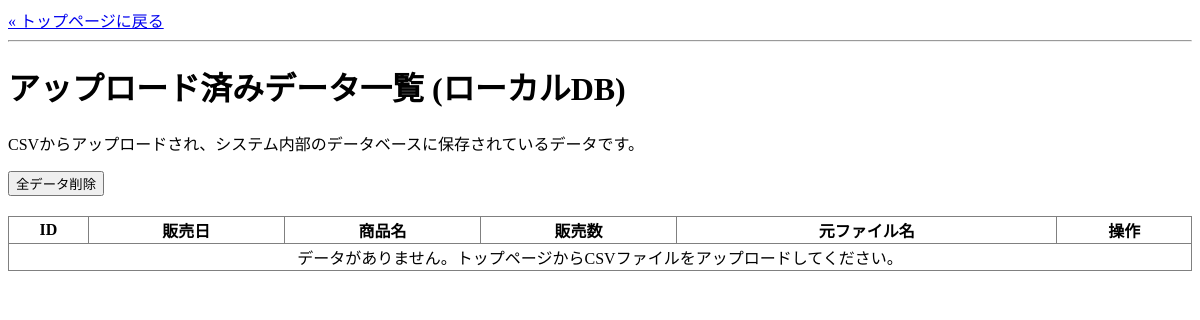
Page /data on the earlier database version.
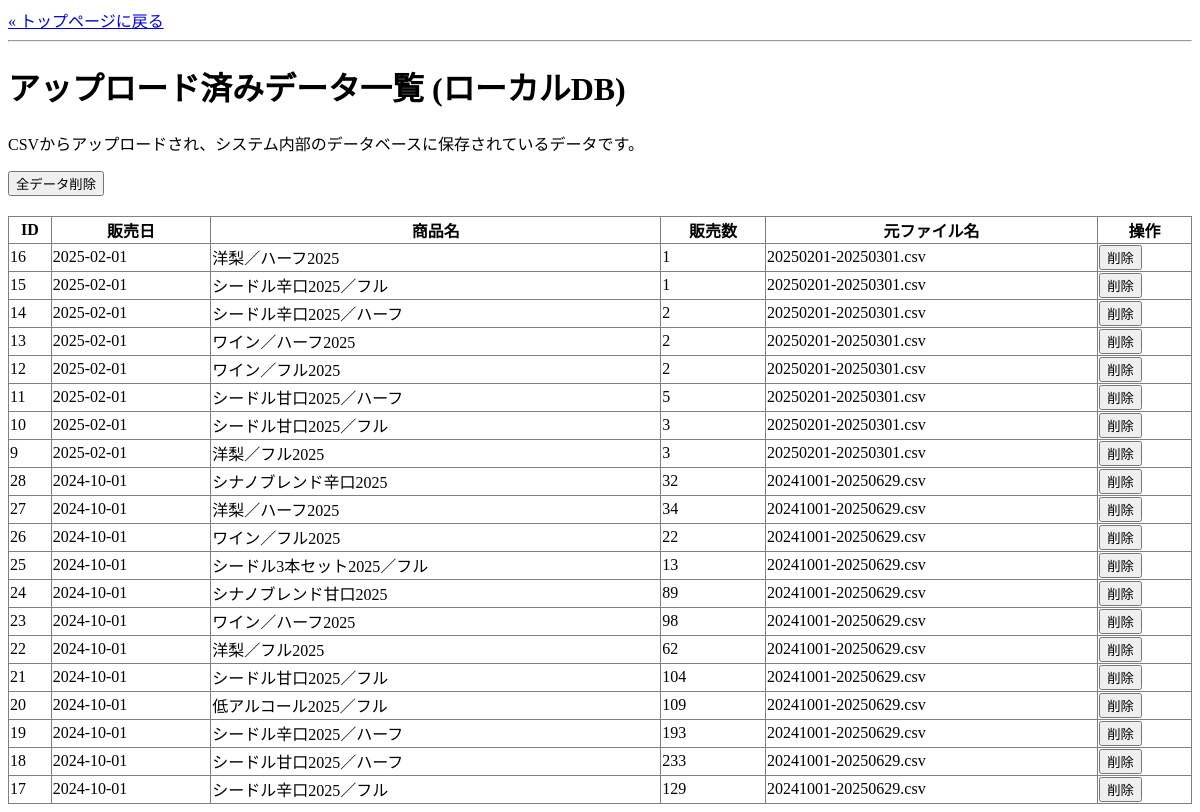
Same page on the later database version.
### tables this page shows
CREATE TABLE alcohol_sales (
                    id INTEGER PRIMARY KEY AUTOINCREMENT,
                    date TEXT NOT NULL,
                    product_name TEXT NOT NULL,
                    sales_count INTEGER NOT NULL,
                    source_filename TEXT NOT NULL
                );

### app.py (the view)
@app.route('/data')
def show_data():
    db = get_db()
    entries = db.execute('SELECT id, date, product_name, sales_count, source_filename FROM alcohol_sales ORDER BY date DESC, id DESC').fetchall()
    db.close()
    return render_template('data.html', entries=entries)

### app.py (called while the page is built)
def get_db():
    db = sqlite3.connect(app.config['DATABASE'])
    db.row_factory = sqlite3.Row
    return db

### templates/data.html (shortened to what this page needs)
<!DOCTYPE html>
<html lang="ja">
<head>
</head>
<body>
    <div>
        <a href="{{ url_for('index') }}">« トップページに戻る</a>
        <hr>
        <h1>アップロード済みデータ一覧 (ローカルDB)</h1>
        <p>CSVからアップロードされ、システム内部のデータベースに保存されているデータです。</p>
        <form action="{{ url_for('delete_all_entries') }}" method="post" onsubmit="return confirm('本当にすべてのデータを削除しますか？\nこの操作は元に戻せません。');" style="margin-bottom: 20px;">
            <button type="submit">全データ削除</button>
        </form>
        <table border="1" style="border-collapse: collapse; width: 100%;">
            <thead>
                <tr>
                    <th>ID</th>
                    <th>販売日</th>
                    <th>商品名</th>
                    <th>販売数</th>
                    <th>元ファイル名</th>
                    <th>操作</th>
                </tr>
            </thead>
            <tbody>
                {% for entry in entries %}
                <tr>
                    <td>{{ entry['id'] }}</td>
                    <td>{{ entry['date'] }}</td>
                    <td>{{ entry['product_name'] }}</td>
                    <td>{{ entry['sales_count'] }}</td>
                    <td>{{ entry['source_filename'] }}</td>
                    <td>
                        <form action="{{ url_for('delete_entry', id=entry['id']) }}" method="post" onsubmit="return confirm('このデータを削除しますか？');">
                            <button type="submit">削除</button>
                        </form>
                    </td>
                </tr>
                {% else %}
                <tr>
                    <td colspan="6" style="text-align: center;">データがありません。トップページからCSVファイルをアップロードしてください。</td>
                </tr>
                {% endfor %}
            </tbody>
        </table>
    </div>
</body>
</html>

Differences in the rows shown:
added alcohol_sales: id "16", date "2025-02-01", product_name "洋梨／ハーフ2025", sales_count "1", source_filename "20250201-20250301.csv"
added alcohol_sales: id "15", date "2025-02-01", product_name "シードル辛口2025／フル", sales_count "1", source_filename "20250201-20250301.csv"
added alcohol_sales: id "14", date "2025-02-01", product_name "シードル辛口2025／ハーフ", sales_count "2", source_filename "20250201-20250301.csv"
added alcohol_sales: id "13", date "2025-02-01", product_name "ワイン／ハーフ2025", sales_count "2", source_filename "20250201-20250301.csv"
added alcohol_sales: id "12", date "2025-02-01", product_name "ワイン／フル2025", sales_count "2", source_filename "20250201-20250301.csv"
added alcohol_sales: id "11", date "2025-02-01", product_name "シードル甘口2025／ハーフ", sales_count "5", source_filename "20250201-20250301.csv"
added alcohol_sales: id "10", date "2025-02-01", product_name "シードル甘口2025／フル", sales_count "3", source_filename "20250201-20250301.csv"
added alcohol_sales: id "9", date "2025-02-01", product_name "洋梨／フル2025", sales_count "3", source_filename "20250201-20250301.csv"
added alcohol_sales: id "28", date "2024-10-01", product_name "シナノブレンド辛口2025", sales_count "32", source_filename "20241001-20250629.csv"
added alcohol_sales: id "27", date "2024-10-01", product_name "洋梨／ハーフ2025", sales_count "34", source_filename "20241001-20250629.csv"
added alcohol_sales: id "26", date "2024-10-01", product_name "ワイン／フル2025", sales_count "22", source_filename "20241001-20250629.csv"
added alcohol_sales: id "25", date "2024-10-01", product_name "シードル3本セット2025／フル", sales_count "13", source_filename "20241001-20250629.csv"
added alcohol_sales: id "24", date "2024-10-01", product_name "シナノブレンド甘口2025", sales_count "89", source_filename "20241001-20250629.csv"
added alcohol_sales: id "23", date "2024-10-01", product_name "ワイン／ハーフ2025", sales_count "98", source_filename "20241001-20250629.csv"
added alcohol_sales: id "22", date "2024-10-01", product_name "洋梨／フル2025", sales_count "62", source_filename "20241001-20250629.csv"
added alcohol_sales: id "21", date "2024-10-01", product_name "シードル甘口2025／フル", sales_count "104", source_filename "20241001-20250629.csv"
added alcohol_sales: id "20", date "2024-10-01", product_name "低アルコール2025／フル", sales_count "109", source_filename "20241001-20250629.csv"
added alcohol_sales: id "19", date "2024-10-01", product_name "シードル辛口2025／ハーフ", sales_count "193", source_filename "20241001-20250629.csv"
added alcohol_sales: id "18", date "2024-10-01", product_name "シードル甘口2025／ハーフ", sales_count "233", source_filename "20241001-20250629.csv"
added alcohol_sales: id "17", date "2024-10-01", product_name "シードル辛口2025／フル", sales_count "129", source_filename "20241001-20250629.csv"
Other differences:
text no longer shown: "データがありません。トップページからCSVファイルをアップロードしてください。"
